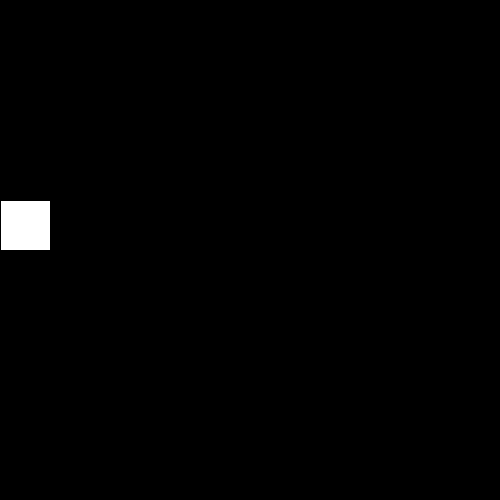
Frame 1 (no input)
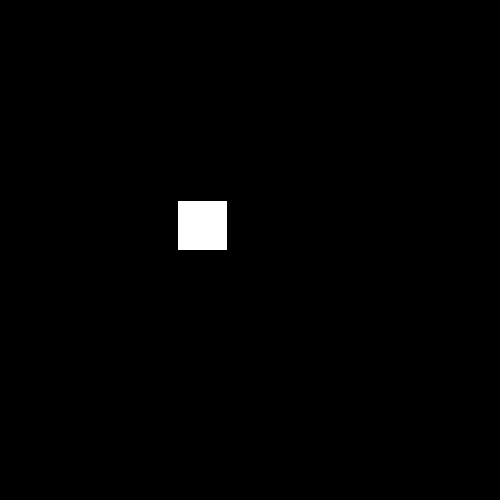
Frame 60 (the mouse pressed at the canvas centre just before this capture)
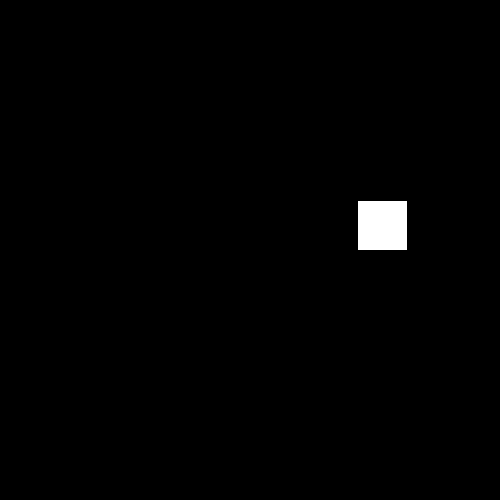
Frame 120 (the mouse held since frame 60 and released just before this capture)

The Processing sketch that drew these frames (run headless with seeded random() and noise(); from frame 60 on, the mouse is pressed at the canvas centre):

// Processing sketch: processing_121789
// ── processing_121789.pde

int x;

void setup() {
  size(500, 500);
}

void draw() {
  background(0);
  rect(x, 200, 50, 50);
  x += 3;
  
  
  if (x > width) {
    x = 0;
  }
}
